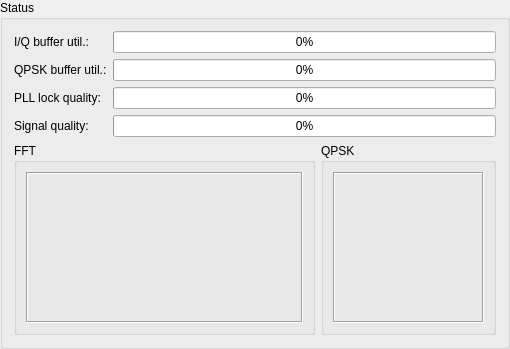
     <widget class="QGroupBox" name="StatusGB">
      <property name="title">
       <string>Status</string>
      </property>
      <layout class="QGridLayout" name="gridLayout">
       <item row="0" column="0">
        <widget class="QLabel" name="IQBufferUtilLbl">
         <property name="sizePolicy">
          <sizepolicy hsizetype="Maximum" vsizetype="Preferred">
           <horstretch>0</horstretch>
           <verstretch>0</verstretch>
          </sizepolicy>
         </property>
         <property name="text">
          <string>I/Q buffer util.:</string>
         </property>
        </widget>
       </item>
       <item row="2" column="0">
        <widget class="QLabel" name="LockQualityLbl">
         <property name="sizePolicy">
          <sizepolicy hsizetype="Maximum" vsizetype="Preferred">
           <horstretch>0</horstretch>
           <verstretch>0</verstretch>
          </sizepolicy>
         </property>
         <property name="text">
          <string>PLL lock quality:</string>
         </property>
        </widget>
       </item>
       <item row="4" column="0" colspan="2">
        <widget class="QGroupBox" name="WaterfallGB">
         <property name="title">
          <string>FFT</string>
         </property>
         <layout class="QVBoxLayout" name="verticalLayout_12">
          <item>
           <widget class="QFrame" name="WaterfallFrame">
            <property name="frameShape">
             <enum>QFrame::Box</enum>
            </property>
            <property name="frameShadow">
             <enum>QFrame::Sunken</enum>
            </property>
            <layout class="QHBoxLayout" name="horizontalLayout_5">
             <item>
              <widget class="WaterfallWidget" name="WaterfallPlot" native="true">
               <property name="minimumSize">
                <size>
                 <width>255</width>
                 <height>129</height>
                </size>
               </property>
               <property name="maximumSize">
                <size>
                 <width>255</width>
                 <height>129</height>
                </size>
               </property>
              </widget>
             </item>
            </layout>
           </widget>
          </item>
         </layout>
        </widget>
       </item>
       <item row="3" column="0">
        <widget class="QLabel" name="SignalQualityLbl">
         <property name="sizePolicy">
          <sizepolicy hsizetype="Maximum" vsizetype="Preferred">
           <horstretch>0</horstretch>
           <verstretch>0</verstretch>
          </sizepolicy>
         </property>
         <property name="text">
          <string>Signal quality:</string>
         </property>
        </widget>
       </item>
       <item row="2" column="1" colspan="2">
        <widget class="QProgressBar" name="LockQualityBar">
         <property name="value">
          <number>0</number>
         </property>
        </widget>
       </item>
       <item row="4" column="2">
        <widget class="QGroupBox" name="ConstellationGB">
         <property name="title">
          <string>QPSK</string>
         </property>
         <layout class="QVBoxLayout" name="verticalLayout_13">
          <item>
           <widget class="QFrame" name="ConstellationFrame">
            <property name="frameShape">
             <enum>QFrame::Box</enum>
            </property>
            <property name="frameShadow">
             <enum>QFrame::Sunken</enum>
            </property>
            <layout class="QHBoxLayout" name="horizontalLayout_6">
             <item>
              <widget class="ConstellationWidget" name="ConstellationPlot" native="true">
               <property name="minimumSize">
                <size>
                 <width>129</width>
                 <height>129</height>
                </size>
               </property>
               <property name="maximumSize">
                <size>
                 <width>129</width>
                 <height>129</height>
                </size>
               </property>
              </widget>
             </item>
            </layout>
           </widget>
          </item>
         </layout>
        </widget>
       </item>
       <item row="3" column="1" colspan="2">
        <widget class="QProgressBar" name="SignalQualityBar">
         <property name="value">
          <number>0</number>
         </property>
        </widget>
       </item>
       <item row="0" column="1" colspan="2">
        <widget class="QProgressBar" name="IQBufferUtilBar">
         <property name="value">
          <number>0</number>
         </property>
        </widget>
       </item>
       <item row="1" column="0">
        <widget class="QLabel" name="QPSKBufferUtilLbl">
         <property name="sizePolicy">
          <sizepolicy hsizetype="Maximum" vsizetype="Preferred">
           <horstretch>0</horstretch>
           <verstretch>0</verstretch>
          </sizepolicy>
         </property>
         <property name="text">
          <string>QPSK buffer util.:</string>
         </property>
        </widget>
       </item>
       <item row="1" column="1" colspan="2">
        <widget class="QProgressBar" name="QPSKBufferUtilBar">
         <property name="value">
          <number>0</number>
         </property>
        </widget>
       </item>
      </layout>
     </widget>
